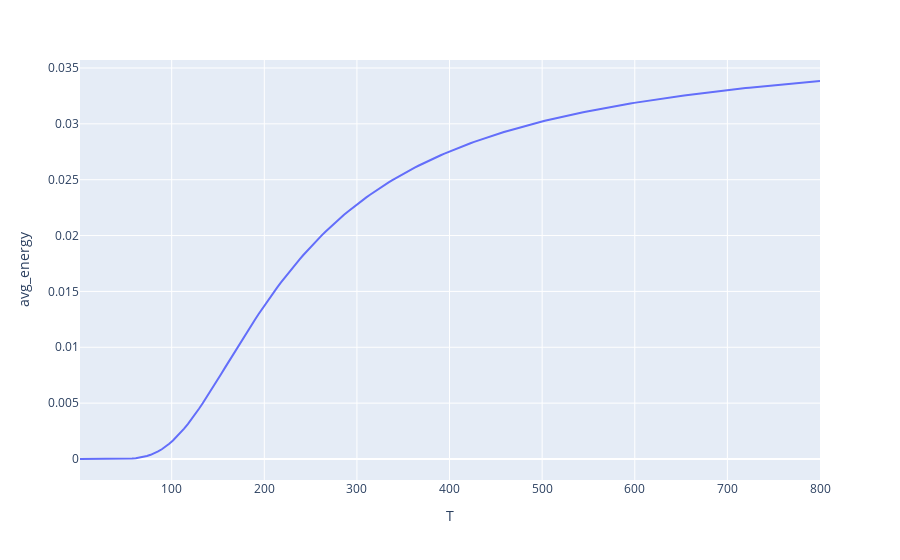

The cell this chart's notebook holds for it:
### Code cell
px.line(df, x='T', y='avg_energy')

### Figure 1 — Plotly figure (JSON) as saved in the notebook; plotly's stock layout.template omitted (floating-point values rounded to 4 significant figures; data arrays with more than 128 entries replaced by an {"elided": "..."} marker saying what was removed)
{"data": [{"hovertemplate": "T=%{x}<br>avg_energy=%{y}<extra></extra>", "legendgroup": "", "line": {"color": "#636efa", "dash": "solid"}, "marker": {"symbol": "circle"}, "mode": "lines", "name": "", "orientation": "v", "showlegend": false, "type": "scatter", "x": {"elided": "200 float values"}, "xaxis": "x", "y": {"elided": "200 float values"}, "yaxis": "y"}], "layout": {"legend": {"tracegroupgap": 0}, "margin": {"t": 60}, "xaxis": {"anchor": "y", "domain": [0, 1], "title": {"text": "T"}}, "yaxis": {"anchor": "x", "domain": [0, 1], "title": {"text": "avg_energy"}}}}
